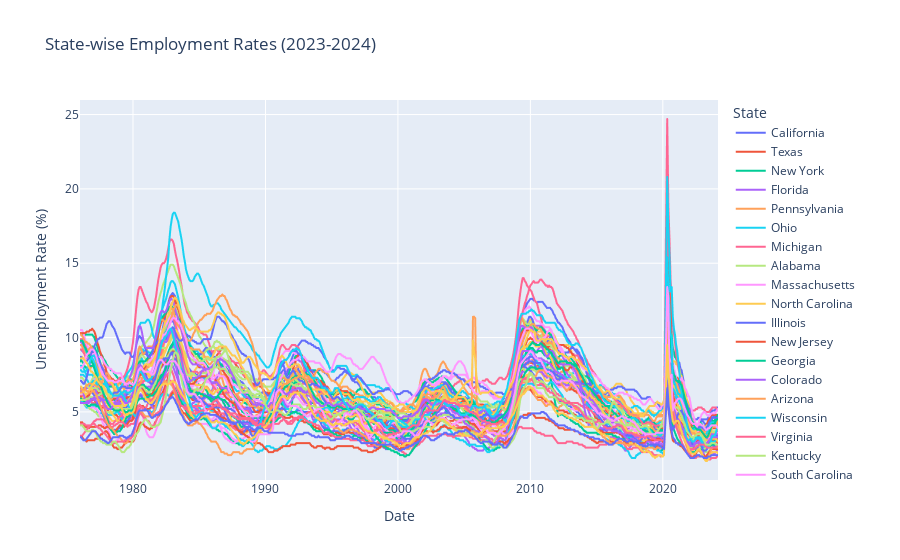

Notebook code for this chart:
### Code cell
## Plotting unemployment rates per state
unemp_long = unemp_states.reset_index().melt(id_vars='index', var_name='State', value_name='Unemployment Rate')
unemp_long = unemp_long.rename(columns={'index': 'Date'})

# Now, create the plot with Plotly Express
fig = px.line(
    unemp_long, 
    x='Date', 
    y='Unemployment Rate', 
    color='State',
    title='State-wise Employment Rates (2023-2024)',
    labels={'Unemployment Rate': 'Unemployment Rate (%)'}
)

fig.show()

### Figure 1 — Plotly figure (JSON) as saved in the notebook; plotly's stock layout.template omitted (floating-point values rounded to 4 significant figures; data arrays with more than 128 entries replaced by an {"elided": "..."} marker saying what was removed)
{"data": [{"hovertemplate": "State=California<br>Date=%{x}<br>Unemployment Rate (%)=%{y}<extra></extra>", "legendgroup": "California", "line": {"color": "#636efa", "dash": "solid"}, "marker": {"symbol": "circle"}, "mode": "lines", "name": "California", "showlegend": true, "type": "scattergl", "x": {"elided": "577 str values"}, "xaxis": "x", "y": {"elided": "577 float values"}, "yaxis": "y"}, {"hovertemplate": "State=Texas<br>Date=%{x}<br>Unemployment Rate (%)=%{y}<extra></extra>", "legendgroup": "Texas", "line": {"color": "#EF553B", "dash": "solid"}, "marker": {"symbol": "circle"}, "mode": "lines", "name": "Texas", "showlegend": true, "type": "scattergl", "x": {"elided": "577 str values"}, "xaxis": "x", "y": {"elided": "577 float values"}, "yaxis": "y"}, {"hovertemplate": "State=New York<br>Date=%{x}<br>Unemployment Rate (%)=%{y}<extra></extra>", "legendgroup": "New York", "line": {"color": "#00cc96", "dash": "solid"}, "marker": {"symbol": "circle"}, "mode": "lines", "name": "New York", "showlegend": true, "type": "scattergl", "x": {"elided": "577 str values"}, "xaxis": "x", "y": {"elided": "577 float values"}, "yaxis": "y"}, {"hovertemplate": "State=Florida<br>Date=%{x}<br>Unemployment Rate (%)=%{y}<extra></extra>", "legendgroup": "Florida", "line": {"color": "#ab63fa", "dash": "solid"}, "marker": {"symbol": "circle"}, "mode": "lines", "name": "Florida", "showlegend": true, "type": "scattergl", "x": {"elided": "577 str values"}, "xaxis": "x", "y": {"elided": "577 float values"}, "yaxis": "y"}, {"hovertemplate": "State=Pennsylvania<br>Date=%{x}<br>Unemployment Rate (%)=%{y}<extra></extra>", "legendgroup": "Pennsylvania", "line": {"color": "#FFA15A", "dash": "solid"}, "marker": {"symbol": "circle"}, "mode": "lines", "name": "Pennsylvania", "showlegend": true, "type": "scattergl", "x": {"elided": "577 str values"}, "xaxis": "x", "y": {"elided": "577 float values"}, "yaxis": "y"}, {"hovertemplate": "State=Ohio<br>Date=%{x}<br>Unemployment Rate (%)=%{y}<extra></extra>", "legendgroup": "Ohio", "line": {"color": "#19d3f3", "dash": "solid"}, "marker": {"symbol": "circle"}, "mode": "lines", "name": "Ohio", "showlegend": true, "type": "scattergl", "x": {"elided": "577 str values"}, "xaxis": "x", "y": {"elided": "577 float values"}, "yaxis": "y"}, {"hovertemplate": "State=Michigan<br>Date=%{x}<br>Unemployment Rate (%)=%{y}<extra></extra>", "legendgroup": "Michigan", "line": {"color": "#FF6692", "dash": "solid"}, "marker": {"symbol": "circle"}, "mode": "lines", "name": "Michigan", "showlegend": true, "type": "scattergl", "x": {"elided": "577 str values"}, "xaxis": "x", "y": {"elided": "577 float values"}, "yaxis": "y"}, {"hovertemplate": "State=Alabama<br>Date=%{x}<br>Unemployment Rate (%)=%{y}<extra></extra>", "legendgroup": "Alabama", "line": {"color": "#B6E880", "dash": "solid"}, "marker": {"symbol": "circle"}, "mode": "lines", "name": "Alabama", "showlegend": true, "type": "scattergl", "x": {"elided": "577 str values"}, "xaxis": "x", "y": {"elided": "577 float values"}, "yaxis": "y"}, {"hovertemplate": "State=Massachusetts<br>Date=%{x}<br>Unemployment Rate (%)=%{y}<extra></extra>", "legendgroup": "Massachusetts", "line": {"color": "#FF97FF", "dash": "solid"}, "marker": {"symbol": "circle"}, "mode": "lines", "name": "Massachusetts", "showlegend": true, "type": "scattergl", "x": {"elided": "577 str values"}, "xaxis": "x", "y": {"elided": "577 float values"}, "yaxis": "y"}, {"hovertemplate": "State=North Carolina<br>Date=%{x}<br>Unemployment Rate (%)=%{y}<extra></extra>", "legendgroup": "North Carolina", "line": {"color": "#FECB52", "dash": "solid"}, "marker": {"symbol": "circle"}, "mode": "lines", "name": "North Carolina", "showlegend": true, "type": "scattergl", "x": {"elided": "577 str values"}, "xaxis": "x", "y": {"elided": "577 float values"}, "yaxis": "y"}, {"hovertemplate": "State=Illinois<br>Date=%{x}<br>Unemployment Rate (%)=%{y}<extra></extra>", "legendgroup": "Illinois", "line": {"color": "#636efa", "dash": "solid"}, "marker": {"symbol": "circle"}, "mode": "lines", "name": "Illinois", "showlegend": true, "type": "scattergl", "x": {"elided": "577 str values"}, "xaxis": "x", "y": {"elided": "577 float values"}, "yaxis": "y"}, {"hovertemplate": "State=New Jersey<br>Date=%{x}<br>Unemployment Rate (%)=%{y}<extra></extra>", "legendgroup": "New Jersey", "line": {"color": "#EF553B", "dash": "solid"}, "marker": {"symbol": "circle"}, "mode": "lines", "name": "New Jersey", "showlegend": true, "type": "scattergl", "x": {"elided": "577 str values"}, "xaxis": "x", "y": {"elided": "577 float values"}, "yaxis": "y"}, {"hovertemplate": "State=Georgia<br>Date=%{x}<br>Unemployment Rate (%)=%{y}<extra></extra>", "legendgroup": "Georgia", "line": {"color": "#00cc96", "dash": "solid"}, "marker": {"symbol": "circle"}, "mode": "lines", "name": "Georgia", "showlegend": true, "type": "scattergl", "x": {"elided": "577 str values"}, "xaxis": "x", "y": {"elided": "577 float values"}, "yaxis": "y"}, {"hovertemplate": "State=Colorado<br>Date=%{x}<br>Unemployment Rate (%)=%{y}<extra></extra>", "legendgroup": "Colorado", "line": {"color": "#ab63fa", "dash": "solid"}, "marker": {"symbol": "circle"}, "mode": "lines", "name": "Colorado", "showlegend": true, "type": "scattergl", "x": {"elided": "577 str values"}, "xaxis": "x", "y": {"elided": "577 float values"}, "yaxis": "y"}, {"hovertemplate": "State=Arizona<br>Date=%{x}<br>Unemployment Rate (%)=%{y}<extra></extra>", "legendgroup": "Arizona", "line": {"color": "#FFA15A", "dash": "solid"}, "marker": {"symbol": "circle"}, "mode": "lines", "name": "Arizona", "showlegend": true, "type": "scattergl", "x": {"elided": "577 str values"}, "xaxis": "x", "y": {"elided": "577 float values"}, "yaxis": "y"}, {"hovertemplate": "State=Wisconsin<br>Date=%{x}<br>Unemployment Rate (%)=%{y}<extra></extra>", "legendgroup": "Wisconsin", "line": {"color": "#19d3f3", "dash": "solid"}, "marker": {"symbol": "circle"}, "mode": "lines", "name": "Wisconsin", "showlegend": true, "type": "scattergl", "x": {"elided": "577 str values"}, "xaxis": "x", "y": {"elided": "577 float values"}, "yaxis": "y"}, {"hovertemplate": "State=Virginia<br>Date=%{x}<br>Unemployment Rate (%)=%{y}<extra></extra>", "legendgroup": "Virginia", "line": {"color": "#FF6692", "dash": "solid"}, "marker": {"symbol": "circle"}, "mode": "lines", "name": "Virginia", "showlegend": true, "type": "scattergl", "x": {"elided": "577 str values"}, "xaxis": "x", "y": {"elided": "577 float values"}, "yaxis": "y"}, {"hovertemplate": "State=Kentucky<br>Date=%{x}<br>Unemployment Rate (%)=%{y}<extra></extra>", "legendgroup": "Kentucky", "line": {"color": "#B6E880", "dash": "solid"}, "marker": {"symbol": "circle"}, "mode": "lines", "name": "Kentucky", "showlegend": true, "type": "scattergl", "x": {"elided": "577 str values"}, "xaxis": "x", "y": {"elided": "577 float values"}, "yaxis": "y"}, {"hovertemplate": "State=South Carolina<br>Date=%{x}<br>Unemployment Rate (%)=%{y}<extra></extra>", "legendgroup": "South Carolina", "line": {"color": "#FF97FF", "dash": "solid"}, "marker": {"symbol": "circle"}, "mode": "lines", "name": "South Carolina", "showlegend": true, "type": "scattergl", "x": {"elided": "577 str values"}, "xaxis": "x", "y": {"elided": "577 float values"}, "yaxis": "y"}, {"hovertemplate": "State=New Mexico<br>Date=%{x}<br>Unemployment Rate (%)=%{y}<extra></extra>", "legendgroup": "New Mexico", "line": {"color": "#FECB52", "dash": "solid"}, "marker": {"symbol": "circle"}, "mode": "lines", "name": "New Mexico", "showlegend": true, "type": "scattergl", "x": {"elided": "577 str values"}, "xaxis": "x", "y": {"elided": "577 float values"}, "yaxis": "y"}, {"hovertemplate": "State=Minnesota<br>Date=%{x}<br>Unemployment Rate (%)=%{y}<extra></extra>", "legendgroup": "Minnesota", "line": {"color": "#636efa", "dash": "solid"}, "marker": {"symbol": "circle"}, "mode": "lines", "name": "Minnesota", "showlegend": true, "type": "scattergl", "x": {"elided": "577 str values"}, "xaxis": "x", "y": {"elided": "577 float values"}, "yaxis": "y"}, {"hovertemplate": "State=Tennessee<br>Date=%{x}<br>Unemployment Rate (%)=%{y}<extra></extra>", "legendgroup": "Tennessee", "line": {"color": "#EF553B", "dash": "solid"}, "marker": {"symbol": "circle"}, "mode": "lines", "name": "Tennessee", "showlegend": true, "type": "scattergl", "x": {"elided": "577 str values"}, "xaxis": "x", "y": {"elided": "577 float values"}, "yaxis": "y"}, {"hovertemplate": "State=Washington<br>Date=%{x}<br>Unemployment Rate (%)=%{y}<extra></extra>", "legendgroup": "Washington", "line": {"color": "#00cc96", "dash": "solid"}, "marker": {"symbol": "circle"}, "mode": "lines", "name": "Washington", "showlegend": true, "type": "scattergl", "x": {"elided": "577 str values"}, "xaxis": "x", "y": {"elided": "577 float values"}, "yaxis": "y"}, {"hovertemplate": "State=Maryland<br>Date=%{x}<br>Unemployment Rate (%)=%{y}<extra></extra>", "legendgroup": "Maryland", "line": {"color": "#ab63fa", "dash": "solid"}, "marker": {"symbol": "circle"}, "mode": "lines", "name": "Maryland", "showlegend": true, "type": "scattergl", "x": {"elided": "577 str values"}, "xaxis": "x", "y": {"elided": "577 float values"}, "yaxis": "y"}, {"hovertemplate": "State=Oregon<br>Date=%{x}<br>Unemployment Rate (%)=%{y}<extra></extra>", "legendgroup": "Oregon", "line": {"color": "#FFA15A", "dash": "solid"}, "marker": {"symbol": "circle"}, "mode": "lines", "name": "Oregon", "showlegend": true, "type": "scattergl", "x": {"elided": "577 str values"}, "xaxis": "x", "y": {"elided": "577 float values"}, "yaxis": "y"}, {"hovertemplate": "State=West Virginia<br>Date=%{x}<br>Unemployment Rate (%)=%{y}<extra></extra>", "legendgroup": "West Virginia", "line": {"color": "#19d3f3", "dash": "solid"}, "marker": {"symbol": "circle"}, "mode": "lines", "name": "West Virginia", "showlegend": true, "type": "scattergl", "x": {"elided": "577 str values"}, "xaxis": "x", "y": {"elided": "577 float values"}, "yaxis": "y"}, {"hovertemplate": "State=Nevada<br>Date=%{x}<br>Unemployment Rate (%)=%{y}<extra></extra>", "legendgroup": "Nevada", "line": {"color": "#FF6692", "dash": "solid"}, "marker": {"symbol": "circle"}, "mode": "lines", "name": "Nevada", "showlegend": true, "type": "scattergl", "x": {"elided": "577 str values"}, "xaxis": "x", "y": {"elided": "577 float values"}, "yaxis": "y"}, {"hovertemplate": "State=Arkansas<br>Date=%{x}<br>Unemployment Rate (%)=%{y}<extra></extra>", "legendgroup": "Arkansas", "line": {"color": "#B6E880", "dash": "solid"}, "marker": {"symbol": "circle"}, "mode": "lines", "name": "Arkansas", "showlegend": true, "type": "scattergl", "x": {"elided": "577 str values"}, "xaxis": "x", "y": {"elided": "577 float values"}, "yaxis": "y"}, {"hovertemplate": "State=Oklahoma<br>Date=%{x}<br>Unemployment Rate (%)=%{y}<extra></extra>", "legendgroup": "Oklahoma", "line": {"color": "#FF97FF", "dash": "solid"}, "marker": {"symbol": "circle"}, "mode": "lines", "name": "Oklahoma", "showlegend": true, "type": "scattergl", "x": {"elided": "577 str values"}, "xaxis": "x", "y": {"elided": "577 float values"}, "yaxis": "y"}, {"hovertemplate": "State=Missouri<br>Date=%{x}<br>Unemployment Rate (%)=%{y}<extra></extra>", "legendgroup": "Missouri", "line": {"color": "#FECB52", "dash": "solid"}, "marker": {"symbol": "circle"}, "mode": "lines", "name": "Missouri", "showlegend": true, "type": "scattergl", "x": {"elided": "577 str values"}, "xaxis": "x", "y": {"elided": "577 float values"}, "yaxis": "y"}, {"hovertemplate": "State=Alaska<br>Date=%{x}<br>Unemployment Rate (%)=%{y}<extra></extra>", "legendgroup": "Alaska", "line": {"color": "#636efa", "dash": "solid"}, "marker": {"symbol": "circle"}, "mode": "lines", "name": "Alaska", "showlegend": true, "type": "scattergl", "x": {"elided": "577 str values"}, "xaxis": "x", "y": {"elided": "577 float values"}, "yaxis": "y"}, {"hovertemplate": "State=Iowa<br>Date=%{x}<br>Unemployment Rate (%)=%{y}<extra></extra>", "legendgroup": "Iowa", "line": {"color": "#EF553B", "dash": "solid"}, "marker": {"symbol": "circle"}, "mode": "lines", "name": "Iowa", "showlegend": true, "type": "scattergl", "x": {"elided": "577 str values"}, "xaxis": "x", "y": {"elided": "577 float values"}, "yaxis": "y"}, {"hovertemplate": "State=Utah<br>Date=%{x}<br>Unemployment Rate (%)=%{y}<extra></extra>", "legendgroup": "Utah", "line": {"color": "#00cc96", "dash": "solid"}, "marker": {"symbol": "circle"}, "mode": "lines", "name": "Utah", "showlegend": true, "type": "scattergl", "x": {"elided": "577 str values"}, "xaxis": "x", "y": {"elided": "577 float values"}, "yaxis": "y"}, {"hovertemplate": "State=Indiana<br>Date=%{x}<br>Unemployment Rate (%)=%{y}<extra></extra>", "legendgroup": "Indiana", "line": {"color": "#ab63fa", "dash": "solid"}, "marker": {"symbol": "circle"}, "mode": "lines", "name": "Indiana", "showlegend": true, "type": "scattergl", "x": {"elided": "577 str values"}, "xaxis": "x", "y": {"elided": "577 float values"}, "yaxis": "y"}, {"hovertemplate": "State=Louisiana<br>Date=%{x}<br>Unemployment Rate (%)=%{y}<extra></extra>", "legendgroup": "Louisiana", "line": {"color": "#FFA15A", "dash": "solid"}, "marker": {"symbol": "circle"}, "mode": "lines", "name": "Louisiana", "showlegend": true, "type": "scattergl", "x": {"elided": "577 str values"}, "xaxis": "x", "y": {"elided": "577 float values"}, "yaxis": "y"}, {"hovertemplate": "State=Hawaii<br>Date=%{x}<br>Unemployment Rate (%)=%{y}<extra></extra>", "legendgroup": "Hawaii", "line": {"color": "#19d3f3", "dash": "solid"}, "marker": {"symbol": "circle"}, "mode": "lines", "name": "Hawaii", "showlegend": true, "type": "scattergl", "x": {"elided": "577 str values"}, "xaxis": "x", "y": {"elided": "577 float values"}, "yaxis": "y"}, {"hovertemplate": "State=North Dakota<br>Date=%{x}<br>Unemployment Rate (%)=%{y}<extra></extra>", "legendgroup": "North Dakota", "line": {"color": "#FF6692", "dash": "solid"}, "marker": {"symbol": "circle"}, "mode": "lines", "name": "North Dakota", "showlegend": true, "type": "scattergl", "x": {"elided": "577 str values"}, "xaxis": "x", "y": {"elided": "577 float values"}, "yaxis": "y"}, {"hovertemplate": "State=Montana<br>Date=%{x}<br>Unemployment Rate (%)=%{y}<extra></extra>", "legendgroup": "Montana", "line": {"color": "#B6E880", "dash": "solid"}, "marker": {"symbol": "circle"}, "mode": "lines", "name": "Montana", "showlegend": true, "type": "scattergl", "x": {"elided": "577 str values"}, "xaxis": "x", "y": {"elided": "577 float values"}, "yaxis": "y"}, {"hovertemplate": "State=District Of Columbia<br>Date=%{x}<br>Unemployment Rate (%)=%{y}<extra></extra>", "legendgroup": "District Of Columbia", "line": {"color": "#FF97FF", "dash": "solid"}, "marker": {"symbol": "circle"}, "mode": "lines", "name": "District Of Columbia", "showlegend": true, "type": "scattergl", "x": {"elided": "577 str values"}, "xaxis": "x", "y": {"elided": "577 float values"}, "yaxis": "y"}, {"hovertemplate": "State=Mississippi<br>Date=%{x}<br>Unemployment Rate (%)=%{y}<extra></extra>", "legendgroup": "Mississippi", "line": {"color": "#FECB52", "dash": "solid"}, "marker": {"symbol": "circle"}, "mode": "lines", "name": "Mississippi", "showlegend": true, "type": "scattergl", "x": {"elided": "577 str values"}, "xaxis": "x", "y": {"elided": "577 float values"}, "yaxis": "y"}, {"hovertemplate": "State=Maine<br>Date=%{x}<br>Unemployment Rate (%)=%{y}<extra></extra>", "legendgroup": "Maine", "line": {"color": "#636efa", "dash": "solid"}, "marker": {"symbol": "circle"}, "mode": "lines", "name": "Maine", "showlegend": true, "type": "scattergl", "x": {"elided": "577 str values"}, "xaxis": "x", "y": {"elided": "577 float values"}, "yaxis": "y"}, {"hovertemplate": "State=Nebraska<br>Date=%{x}<br>Unemployment Rate (%)=%{y}<extra></extra>", "legendgroup": "Nebraska", "line": {"color": "#EF553B", "dash": "solid"}, "marker": {"symbol": "circle"}, "mode": "lines", "name": "Nebraska", "showlegend": true, "type": "scattergl", "x": {"elided": "577 str values"}, "xaxis": "x", "y": {"elided": "577 float values"}, "yaxis": "y"}, {"hovertemplate": "State=Connecticut<br>Date=%{x}<br>Unemployment Rate (%)=%{y}<extra></extra>", "legendgroup": "Connecticut", "line": {"color": "#00cc96", "dash": "solid"}, "marker": {"symbol": "circle"}, "mode": "lines", "name": "Connecticut", "showlegend": true, "type": "scattergl", "x": {"elided": "577 str values"}, "xaxis": "x", "y": {"elided": "577 float values"}, "yaxis": "y"}, {"hovertemplate": "State=Idaho<br>Date=%{x}<br>Unemployment Rate (%)=%{y}<extra></extra>", "legendgroup": "Idaho", "line": {"color": "#ab63fa", "dash": "solid"}, "marker": {"symbol": "circle"}, "mode": "lines", "name": "Idaho", "showlegend": true, "type": "scattergl", "x": {"elided": "577 str values"}, "xaxis": "x", "y": {"elided": "577 float values"}, "yaxis": "y"}, {"hovertemplate": "State=New Hampshire<br>Date=%{x}<br>Unemployment Rate (%)=%{y}<extra></extra>", "legendgroup": "New Hampshire", "line": {"color": "#FFA15A", "dash": "solid"}, "marker": {"symbol": "circle"}, "mode": "lines", "name": "New Hampshire", "showlegend": true, "type": "scattergl", "x": {"elided": "577 str values"}, "xaxis": "x", "y": {"elided": "577 float values"}, "yaxis": "y"}, {"hovertemplate": "State=Rhode Island<br>Date=%{x}<br>Unemployment Rate (%)=%{y}<extra></extra>", "legendgroup": "Rhode Island", "line": {"color": "#19d3f3", "dash": "solid"}, "marker": {"symbol": "circle"}, "mode": "lines", "name": "Rhode Island", "showlegend": true, "type": "scattergl", "x": {"elided": "577 str values"}, "xaxis": "x", "y": {"elided": "577 float values"}, "yaxis": "y"}, {"hovertemplate": "State=Kansas<br>Date=%{x}<br>Unemployment Rate (%)=%{y}<extra></extra>", "legendgroup": "Kansas", "line": {"color": "#FF6692", "dash": "solid"}, "marker": {"symbol": "circle"}, "mode": "lines", "name": "Kansas", "showlegend": true, "type": "scattergl", "x": {"elided": "577 str values"}, "xaxis": "x", "y": {"elided": "577 float values"}, "yaxis": "y"}, {"hovertemplate": "State=Wyoming<br>Date=%{x}<br>Unemployment Rate (%)=%{y}<extra></extra>", "legendgroup": "Wyoming", "line": {"color": "#B6E880", "dash": "solid"}, "marker": {"symbol": "circle"}, "mode": "lines", "name": "Wyoming", "showlegend": true, "type": "scattergl", "x": {"elided": "577 str values"}, "xaxis": "x", "y": {"elided": "577 float values"}, "yaxis": "y"}, {"hovertemplate": "State=Delaware<br>Date=%{x}<br>Unemployment Rate (%)=%{y}<extra></extra>", "legendgroup": "Delaware", "line": {"color": "#FF97FF", "dash": "solid"}, "marker": {"symbol": "circle"}, "mode": "lines", "name": "Delaware", "showlegend": true, "type": "scattergl", "x": {"elided": "577 str values"}, "xaxis": "x", "y": {"elided": "577 float values"}, "yaxis": "y"}, {"hovertemplate": "State=Vermont<br>Date=%{x}<br>Unemployment Rate (%)=%{y}<extra></extra>", "legendgroup": "Vermont", "line": {"color": "#FECB52", "dash": "solid"}, "marker": {"symbol": "circle"}, "mode": "lines", "name": "Vermont", "showlegend": true, "type": "scattergl", "x": {"elided": "577 str values"}, "xaxis": "x", "y": {"elided": "577 float values"}, "yaxis": "y"}, {"hovertemplate": "State=South Dakota<br>Date=%{x}<br>Unemployment Rate (%)=%{y}<extra></extra>", "legendgroup": "South Dakota", "line": {"color": "#636efa", "dash": "solid"}, "marker": {"symbol": "circle"}, "mode": "lines", "name": "South Dakota", "showlegend": true, "type": "scattergl", "x": {"elided": "577 str values"}, "xaxis": "x", "y": {"elided": "577 float values"}, "yaxis": "y"}], "layout": {"legend": {"title": {"text": "State"}, "tracegroupgap": 0}, "title": {"text": "State-wise Employment Rates (2023-2024)"}, "xaxis": {"anchor": "y", "domain": [0, 1], "title": {"text": "Date"}}, "yaxis": {"anchor": "x", "domain": [0, 1], "title": {"text": "Unemployment Rate (%)"}}}}
